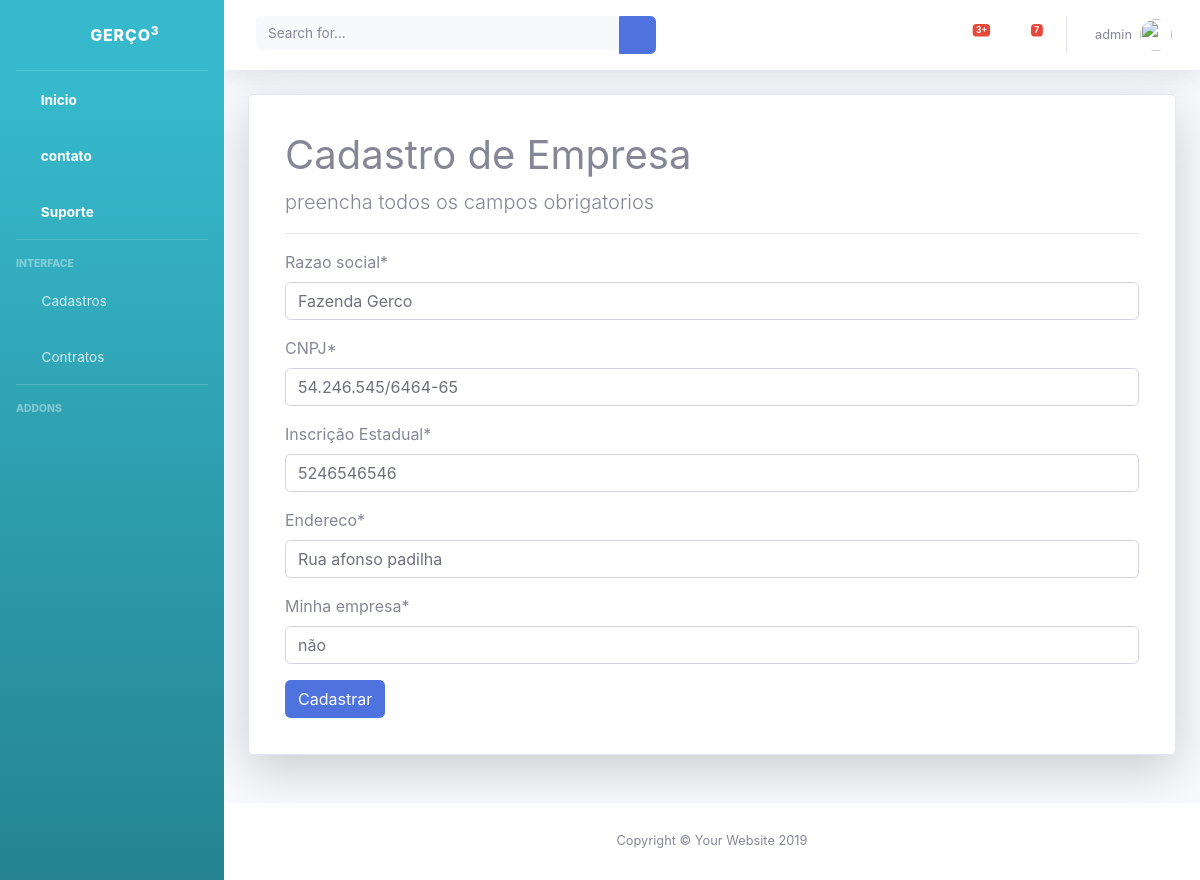
Page /editar/empresa/1 (signed in) on the committed database.
### cadastros/models.py (models this page shows, shortened)
class Empresa(models.Model):
    razao_social = models.CharField(max_length=100)
    cnpj = models.CharField(max_length=18, unique=True, verbose_name="CNPJ")
    inscricao_estadual = models.CharField(max_length=45, verbose_name="Inscrição Estadual")
    endereco = models.CharField(max_length=100)
    minha_empresa = models.CharField(max_length=100)

### cadastros/views.py (the view)
# urls.py: path('editar/empresa/<int:pk>', EmpresaUpdate.as_view(), name ="editar-empresa"),
class EmpresaUpdate(LoginRequiredMixin, UpdateView):
    model = Empresa
    fields = ['razao_social', 'cnpj', 'inscricao_estadual', 'endereco', 'minha_empresa']
    template_name = 'cadastros/form.html'
    success_url = reverse_lazy('listar-empresa')
    def get_context_data(self, *args, **kwargs):
        context = super().get_context_data(*args, **kwargs)
        context['titulo'] = "Cadastro de Empresa"
        context['botao'] = "Atualizar"
        context['icone'] = '<i class="fa fa-check" aria-hidden="true"></i>'
        return context

### cadastros/templates/cadastros/form.html (shortened to what this page needs)
{% extends 'paginas/modelo.html'%}
{% load static %}
{% load crispy_forms_tags %}
{% block conteudo %}
<div class="container ">
    <div class="card shadow-lg p-3 mb-5 bg-white rounded">
        <div class="card-body">
            <h1>{{ titulo }} </h1>
            <p class="lead">
                preencha todos os campos obrigatorios
            </p>
            <hr>
            <form action="" method="POST">
                {{form|crispy}}
                <button type="submit" class="btn btn-primary"> Cadastrar</button>
            </form>
        </div>
    </div>
</div>
{% endblock %}

### paginas/templates/paginas/modelo.html (shortened to what this page needs)
{% load static %}
<!DOCTYPE html>
<html lang="en">
<head>
  <link href="{% static 'vendor/fontawesome-free/css/all.min.css' %}" rel="stylesheet" type="text/css">
  <link href="{% static 'css/font-googlealips' %}" rel="stylesheet">
  <link href="{% static 'css/sb-admin-2.min.css' %}" rel="stylesheet">
  <link href="{% static 'css/bootstrap.css' %} rel="stylesheet">
  <link href="{% static 'css/estilo.css' %} rel="stylesheet">
</head>
<body id="page-top">
  <div id="wrapper">
    <ul class="navbar-nav bg-gradient-info sidebar sidebar-dark accordion" id="accordionSidebar">
      <a class="sidebar-brand d-flex align-items-center justify-content-center" href="index.html">
        <div class="sidebar-brand-icon rotate-n-15">
          <i class="fas fa-laugh-wink"></i>
        </div>
        <div class="sidebar-brand-text mx-3">GERÇO<sup>3</sup></div>
      </a>
      <hr class="sidebar-divider my-0">
      <li class="nav-item active">
        <a class="nav-link" href="index.html">
          <i class="fas fa-fw fa-tachometer-alt"></i>
          <span>Inicio</span></a>
      </li>
      <li class="nav-item active">
        <a class="nav-link" href="index.html">
          <i class="fas fa-fw fa-tachometer-alt"></i>
          <span>contato</span></a>
      </li>
      <li class="nav-item active">
        <a class="nav-link" href="index.html">
          <i class="fas fa-fw fa-tachometer-alt"></i>
          <span>Suporte</span></a>
      </li>
      <hr class="sidebar-divider">
      <div class="sidebar-heading">
        Interface
      </div>
      {% if request.user.is_authenticated %}
      <li class="nav-item">
        <a class="nav-link collapsed" href="#" data-toggle="collapse" data-target="#collapseTwo" aria-expanded="true"
          aria-controls="collapseTwo">
          <i class="fas fa-fw fa-cog"></i>
          <span>Cadastros</span>
        </a>
      </li>
      {% endif %}
      <li class="nav-item ">
        <a class="nav-link" href="{% url 'cadastro-contrato' %}">
          <i class="fas fa-fw fa-tachometer-alt"></i>
          <span>Contratos</span></a>
      </li>
      <hr class="sidebar-divider">
      <div class="sidebar-heading">
        Addons
      </div>
    </ul>
    <div id="content-wrapper" class="d-flex flex-column">
      <div id="content">
        <nav class="navbar navbar-expand navbar-light bg-white topbar mb-4 static-top shadow">
          <form class="d-none d-sm-inline-block form-inline mr-auto ml-md-3 my-2 my-md-0 mw-100 navbar-search">
            <div class="input-group">
              <input type="text" class="form-control bg-light border-0 small" placeholder="Search for..."
                aria-label="Search" aria-describedby="basic-addon2">
              <div class="input-group-append">
                <button class="btn btn-primary" type="button">
                  <i class="fas fa-search fa-sm"></i>
                </button>
              </div>
            </div>
          </form>
          <ul class="navbar-nav ml-auto">
            <li class="nav-item dropdown no-arrow mx-1">
              <a class="nav-link dropdown-toggle" href="#" id="alertsDropdown" role="button" data-toggle="dropdown"
                aria-haspopup="true" aria-expanded="false">
                <i class="fas fa-bell fa-fw"></i>
                <span class="badge badge-danger badge-counter">3+</span>
              </a>
            </li>
            <li class="nav-item dropdown no-arrow mx-1">
              <a class="nav-link dropdown-toggle" href="#" id="messagesDropdown" role="button" data-toggle="dropdown"
                aria-haspopup="true" aria-expanded="false">
                <i class="fas fa-envelope fa-fw"></i>
                <span class="badge badge-danger badge-counter">7</span>
              </a>
            </li>
            {% if request.user.is_authenticated %}
            <li class="nav-item dropdown no-arrow">
              <a class="nav-link dropdown-toggle" href="#" id="userDropdown" role="button" data-toggle="dropdown"
                aria-haspopup="true" aria-expanded="false">
                <span class="mr-2 d-none d-lg-inline text-gray-600 small">{{ request.user }}</span>
                <img class="img-profile rounded-circle" src="https://source.unsplash.com/QAB-WJcbgJk/60x60">
              </a>
            </li>
            {% else %}
            <li class="nav-item active">
              <a class="nav-link" href="{% url 'login' %}">
                <i class="fas fa-fw fa-sign-in-alt"></i>
                <span>Login</span></a>
            </li>
            {% endif %}
          </ul>
        </nav>
        {% block conteudo %}{% endblock %}
      </div>
      {% block footer %}
      <footer class="sticky-footer bg-white">
        <div class="container my-auto">
          <div class="copyright text-center my-auto">
            <span>Copyright &copy; Your Website 2019</span>
          </div>
        </div>
      </footer>
      {% endblock %}
    </div>
  </div>
</body>
</html>

### rows in the picture
Empresa: razao_social "Fazenda Gerco", cnpj "54.246.545/6464-65", inscricao_estadual "5246546546", endereco "Rua afonso padilha", minha_empresa "não"

### other values in the picture
{{ request.user }} "admin"
{{ titulo }} "Cadastro de Empresa"
